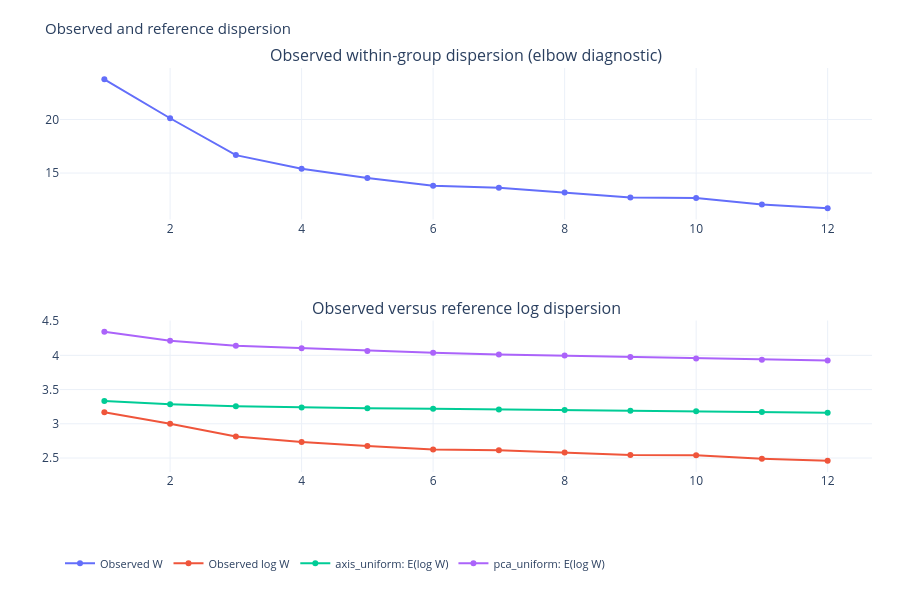

Notebook cell for this chart:
### Markdown cell above
### Observed and reference dispersion

We plot within-group squared-dissimilarity dispersion in the upper panel. A flattening curve shows where additional groups yield smaller gains in compactness. We fit each spectral partition independently, so increases can occur. The lower panel shows the observed and simulated log dispersion whose difference gives the gap statistic.

### Code cell
dispersion_plot.update_layout(title="Observed and reference dispersion")
show(dispersion_plot, 590)

### Figure 1 — Plotly figure (JSON) as saved in the notebook; plotly's stock layout.template omitted (floating-point values rounded to 4 significant figures)
{"data": [{"mode": "lines+markers", "name": "Observed W", "type": "scatter", "x": [1, 2, 3, 4, 5, 6, 7, 8, 9, 10, 11, 12], "xaxis": "x", "y": [23.76, 20.12, 16.68, 15.39, 14.55, 13.82, 13.63, 13.19, 12.72, 12.68, 12.07, 11.72], "yaxis": "y"}, {"mode": "lines+markers", "name": "Observed log W", "type": "scatter", "x": [1, 2, 3, 4, 5, 6, 7, 8, 9, 10, 11, 12], "xaxis": "x2", "y": [3.168, 3.002, 2.814, 2.734, 2.677, 2.626, 2.612, 2.579, 2.543, 2.54, 2.49, 2.461], "yaxis": "y2"}, {"mode": "lines+markers", "name": "axis_uniform: E(log W)", "type": "scatter", "x": [1, 2, 3, 4, 5, 6, 7, 8, 9, 10, 11, 12], "xaxis": "x2", "y": [3.335, 3.287, 3.256, 3.238, 3.228, 3.219, 3.21, 3.2, 3.192, 3.182, 3.172, 3.161], "yaxis": "y2"}, {"mode": "lines+markers", "name": "pca_uniform: E(log W)", "type": "scatter", "x": [1, 2, 3, 4, 5, 6, 7, 8, 9, 10, 11, 12], "xaxis": "x2", "y": [4.344, 4.215, 4.139, 4.102, 4.065, 4.039, 4.013, 3.997, 3.974, 3.955, 3.937, 3.924], "yaxis": "y2"}], "layout": {"annotations": [{"font": {"size": 16}, "showarrow": false, "text": "Observed within-group dispersion (elbow diagnostic)", "x": 0.5, "xanchor": "center", "xref": "paper", "y": 1.0, "yanchor": "bottom", "yref": "paper"}, {"font": {"size": 16}, "showarrow": false, "text": "Observed versus reference log dispersion", "x": 0.5, "xanchor": "center", "xref": "paper", "y": 0.375, "yanchor": "bottom", "yref": "paper"}], "autosize": true, "font": {"size": 12}, "height": 590, "legend": {"font": {"size": 11}, "orientation": "h", "x": 0, "y": -0.19, "yanchor": "top"}, "margin": {"b": 70, "l": 60, "r": 28, "t": 68}, "title": {"font": {"size": 15}, "text": "Observed and reference dispersion"}, "xaxis": {"anchor": "y", "domain": [0.0, 1.0]}, "xaxis2": {"anchor": "y2", "domain": [0.0, 1.0]}, "yaxis": {"anchor": "x", "domain": [0.625, 1.0]}, "yaxis2": {"anchor": "x2", "domain": [0.0, 0.375]}}}
